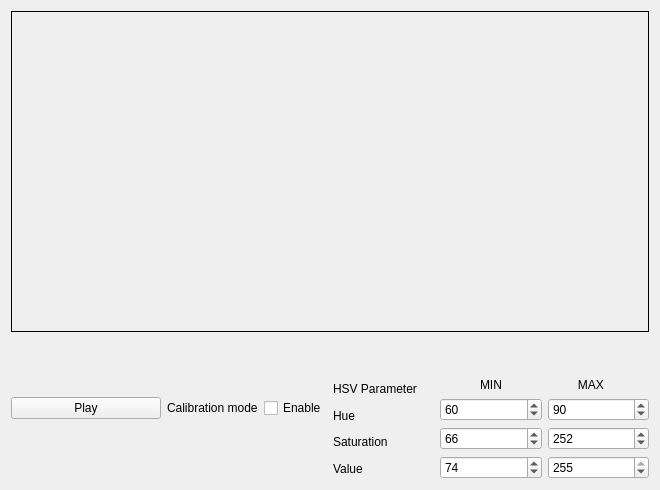
<?xml version="1.0" encoding="UTF-8"?>
<ui version="4.0">
 <class>widget</class>
 <widget class="QWidget" name="widget">
  <property name="geometry">
   <rect>
    <x>0</x>
    <y>0</y>
    <width>660</width>
    <height>490</height>
   </rect>
  </property>
  <property name="windowTitle">
   <string>Form</string>
  </property>
  <layout class="QHBoxLayout" name="horizontalLayout_5">
   <item>
    <layout class="QVBoxLayout" name="verticalLayout_5">
     <item>
      <widget class="QLabel" name="labelView">
       <property name="sizePolicy">
        <sizepolicy hsizetype="Expanding" vsizetype="Expanding">
         <horstretch>0</horstretch>
         <verstretch>0</verstretch>
        </sizepolicy>
       </property>
       <property name="styleSheet">
        <string notr="true">border:1px solid;</string>
       </property>
       <property name="text">
        <string/>
       </property>
      </widget>
     </item>
     <item>
      <spacer name="verticalSpacer">
       <property name="orientation">
        <enum>Qt::Vertical</enum>
       </property>
       <property name="sizeType">
        <enum>QSizePolicy::Minimum</enum>
       </property>
       <property name="sizeHint" stdset="0">
        <size>
         <width>20</width>
         <height>40</height>
        </size>
       </property>
      </spacer>
     </item>
     <item>
      <layout class="QHBoxLayout" name="horizontalLayout_4">
       <item>
        <layout class="QVBoxLayout" name="verticalLayout_4">
         <item>
          <layout class="QHBoxLayout" name="horizontalLayout_3">
           <item>
            <widget class="QPushButton" name="pushButtonPlay">
             <property name="text">
              <string>Play</string>
             </property>
            </widget>
           </item>
           <item>
            <layout class="QHBoxLayout" name="horizontalLayout_2">
             <item>
              <widget class="QLabel" name="label">
               <property name="text">
                <string>Calibration mode</string>
               </property>
              </widget>
             </item>
             <item>
              <widget class="QCheckBox" name="checkBox">
               <property name="text">
                <string>Enable</string>
               </property>
              </widget>
             </item>
            </layout>
           </item>
          </layout>
         </item>
         <item>
          <spacer name="verticalSpacer_2">
           <property name="orientation">
            <enum>Qt::Vertical</enum>
           </property>
           <property name="sizeType">
            <enum>QSizePolicy::Preferred</enum>
           </property>
           <property name="sizeHint" stdset="0">
            <size>
             <width>20</width>
             <height>40</height>
            </size>
           </property>
          </spacer>
         </item>
        </layout>
       </item>
       <item>
        <layout class="QHBoxLayout" name="horizontalLayout">
         <item>
          <layout class="QVBoxLayout" name="verticalLayout">
           <item>
            <widget class="QLabel" name="label_2">
             <property name="text">
              <string>HSV Parameter</string>
             </property>
            </widget>
           </item>
           <item>
            <widget class="QLabel" name="label_3">
             <property name="text">
              <string>Hue          </string>
             </property>
            </widget>
           </item>
           <item>
            <widget class="QLabel" name="label_4">
             <property name="text">
              <string>Saturation  </string>
             </property>
            </widget>
           </item>
           <item>
            <widget class="QLabel" name="label_5">
             <property name="text">
              <string>Value         </string>
             </property>
            </widget>
           </item>
          </layout>
         </item>
         <item>
          <layout class="QVBoxLayout" name="verticalLayout_3">
           <item alignment="Qt::AlignHCenter">
            <widget class="QLabel" name="label_6">
             <property name="text">
              <string>MIN</string>
             </property>
            </widget>
           </item>
           <item>
            <widget class="QSpinBox" name="spinBoxHMIN">
             <property name="maximum">
              <number>255</number>
             </property>
             <property name="value">
              <number>60</number>
             </property>
            </widget>
           </item>
           <item>
            <widget class="QSpinBox" name="spinBoxSMIN">
             <property name="maximum">
              <number>255</number>
             </property>
             <property name="value">
              <number>66</number>
             </property>
            </widget>
           </item>
           <item>
            <widget class="QSpinBox" name="spinBoxVMIN">
             <property name="maximum">
              <number>255</number>
             </property>
             <property name="value">
              <number>74</number>
             </property>
            </widget>
           </item>
          </layout>
         </item>
         <item>
          <layout class="QVBoxLayout" name="verticalLayout_2">
           <item>
            <widget class="QLabel" name="label_7">
             <property name="text">
              <string>         MAX</string>
             </property>
            </widget>
           </item>
           <item>
            <widget class="QSpinBox" name="spinBoxHMAX">
             <property name="maximum">
              <number>255</number>
             </property>
             <property name="value">
              <number>90</number>
             </property>
            </widget>
           </item>
           <item>
            <widget class="QSpinBox" name="spinBoxSMAX">
             <property name="maximum">
              <number>255</number>
             </property>
             <property name="value">
              <number>252</number>
             </property>
            </widget>
           </item>
           <item>
            <widget class="QSpinBox" name="spinBoxVMAX">
             <property name="maximum">
              <number>255</number>
             </property>
             <property name="value">
              <number>255</number>
             </property>
            </widget>
           </item>
          </layout>
         </item>
        </layout>
       </item>
      </layout>
     </item>
    </layout>
   </item>
  </layout>
 </widget>
 <resources/>
 <connections/>
</ui>
